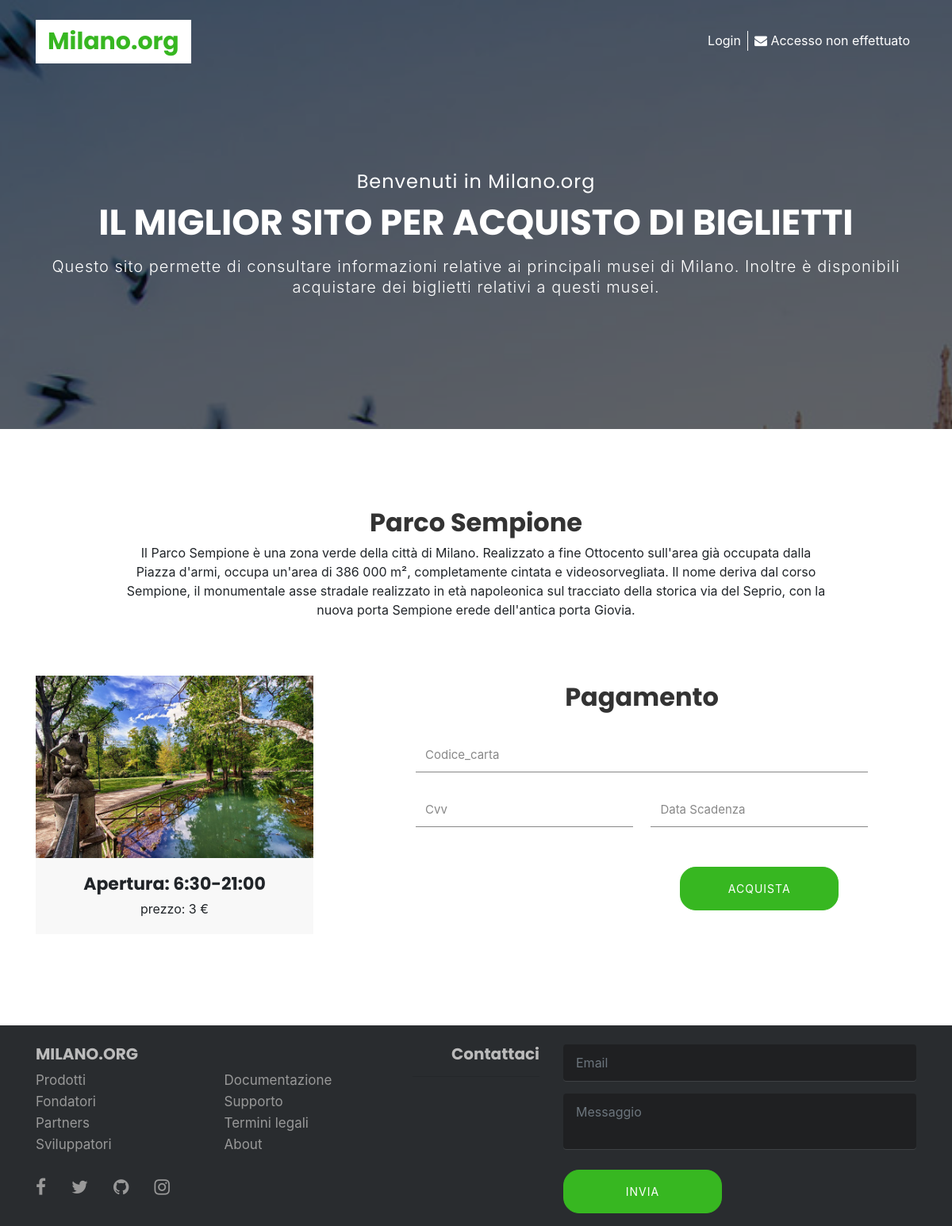
Screenshot of /info_museo.php?id=4 with the database file from the repository.
### tables this page shows
CREATE TABLE `musei` (
  `id_museo` int(10) NOT NULL,
  `nome` text NOT NULL,
  `descrizione` text NOT NULL,
  `costo` float NOT NULL,
  `apertura` text NOT NULL,
  `chiusura` text NOT NULL,
  `immagine` text NOT NULL,
  `attivo` varchar(1) NOT NULL
);

### info_museo.php (the view, shortened to what this page needs)
<html>
    <?php
    include "includes/head.php";
    if(isset($_GET['id']))
        $id_museo = $_GET['id'];
    else
        $id_museo = $_POST['id'];
    $query = "SELECT * FROM musei WHERE id_museo = $id_museo";
    $museo = $db->query($query);
    $museo = $museo->fetch_array();
    $nome = $museo['nome'];
    $descrizione = $museo['descrizione'];
    $costo = $museo['costo'];
    $apertura = $museo['apertura'];
    $chiusura = $museo['chiusura'];
    $immagine = $museo['immagine'];
    ?>
    <body>
        <?php include "includes/header.php";
        print
        "<section id='mu-featured-tours'>
            <div class='container'>
                <div class='row'>
                    <div class='col-md-12'>
                        <div class='mu-featured-tours-area'>
                            <h2>$nome</h2>
                            <p class='mu-title-content'>$descrizione</p>
                            <div class='mu-featured-tours-content'>
                                <div class='row'>
                                    <div class='col-md-4'>
                                        <div class='mu-featured-tours-single'>
                                            <img src='assets/images/$immagine' alt='img'>
                                            <div class='mu-featured-tours-single-info'>
                                                <h3>Apertura: $apertura-$chiusura</h4>
                                                <span>prezzo: $costo €</span>
                                            </div>
                                        </div>
                                    </div>
                                    <form action='info_museo.php' method='post' class='mu-contact-form' style='margin-left:10%; float:left; width:50%'>
                                    <br>
                                        <input hidden name='id' value='$id_museo'></input>
                                        <h2> Pagamento </h2><br>
                                        <div class='form-group'>
                                            <input type='text' class='form-control' placeholder='Codice_carta' name='codice_carta' required>
                                        </div>
                                        <div>
                                            <div class='form-group' style='width:48%;float:left'>
                                                    <input type='password' class='form-control' placeholder='Cvv' name='cvv' required>
                                            </div>
                                            <div class='form-group' style='width:48%;float:left;margin-left:4%'>
                                                <input type='text' class='form-control' placeholder='Data Scadenza' id='subject' name='data_scadenza' required>
                                            </div>
                                        </div>
                                        <button name='act' value='acquista' type='submit' class='mu-send-msg-btn'><span>Acquista</span></button>
                                        <div class='form-group' style='width:48%;float:left;margin-left:4%'>";
print "                                 </div>
                                    </form>
                                </div>
                            </div>
                        </div>
                    </div>
                </div>
            </div>
        </section>";
        include 'includes/footer.php';
        ?>
    </body>
</html>

### assets/css/theme-color/default-theme.css (style rules this page uses)
.mu-send-msg-btn, .mu-send-msg-btn:focus, .mu-register-btn:hover, .mu-register-btn:focus { border: 1px solid #37b721; background-color: #37b721; }

### style.css (style rules this page uses)
body, html { overflow-x:hidden; }
h1, h2, h3, h4, h5, h6 { font-family: 'Poppins', sans-serif; font-weight: 700; margin-top: 0; }
h2 { font-size: 32px; line-height: 1.13; }
h3 { font-size: 26px; }
img { border: none; max-width: 100%; }
button { padding: 5px 15px; border: none; }
.mu-send-msg-btn { color: #555; font-size: 14px; font-weight: 400; letter-spacing: 1px; text-align: center; padding: 16px 24px; margin-top: 10px; -webkit-transition: all 0.5s; transition: all 0.5s; width: 200px; color: #fff; border-radius: 20px; cursor: pointer; text-transform: uppercase; }
#mu-featured-tours { background-color: #fff; float: left; padding: 100px 0; display: inline; width: 100%; }
.mu-featured-tours-area { display: inline; float: left; text-align: center; width: 100%; }
.mu-featured-tours-area h2 { color: #333; }
.mu-title-content { padding: 0 10%; }
.mu-featured-tours-content { display: inline; float: left; margin-top: 40px; width: 100%; }
.mu-featured-tours-single { background-color: #f8f8f8; display: inline; float: left; width: 100%; margin: 15px 0; }
.mu-featured-tours-single-info { display: inline; float: left; position: relative; width: 100%; padding: 20px 10px; }
.mu-featured-tours-single h3 { font-size: 22px; margin-bottom: 5px; }
.mu-contact-form { text-align: center; }
.mu-contact-form .form-group input { background: transparent; border-radius: 0; color: #333; font-size: 15px; border: 1px #888; border-style: none none solid none; height: 45px; margin-bottom: 24px; -webkit-transition: all 0.5s; -o-transition: all 0.5s; transition: all 0.5s; }

### rows the page displays
musei: nome "Parco Sempione", descrizione "Il Parco Sempione è una zona verde della città di Milano. Realizzato a fine Ottocento sull'area già occupata dalla Piazza d'armi, occupa un'area di 386 000 m², completamente cintata e videosorvegliata. Il nome deriva dal corso Sempione, il monumentale asse stradale realizzato in età napoleonica sul tracciato della storica via del Seprio, con la nuova porta Sempione erede dell'antica porta Giovia.", immagine (picture), apertura "6:30", chiusura "21:00", costo "3"
